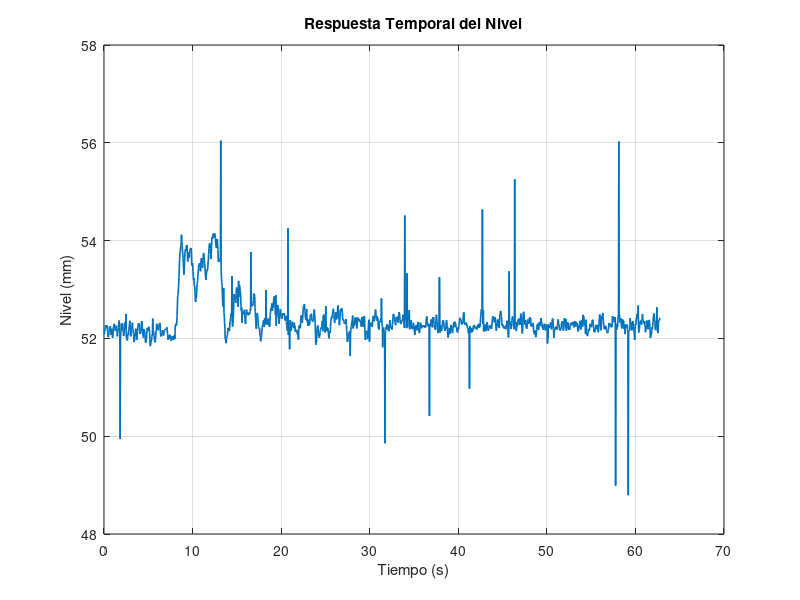
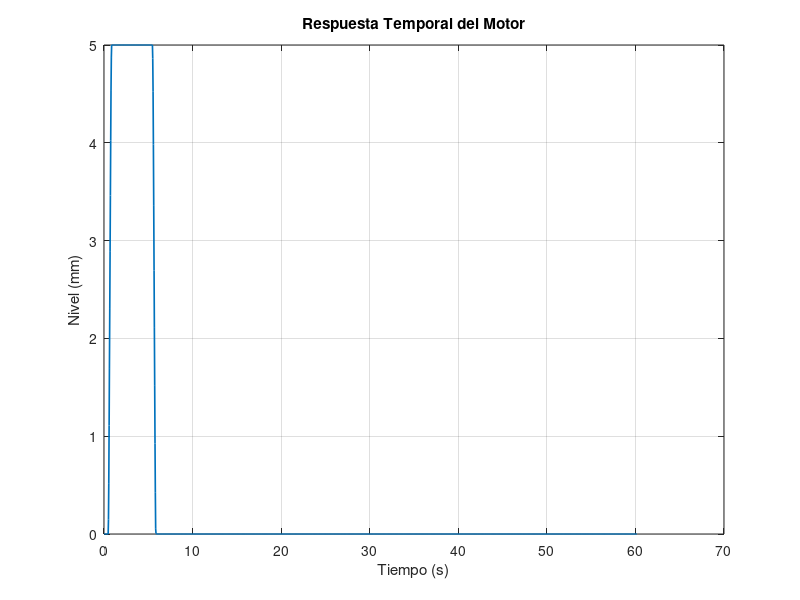
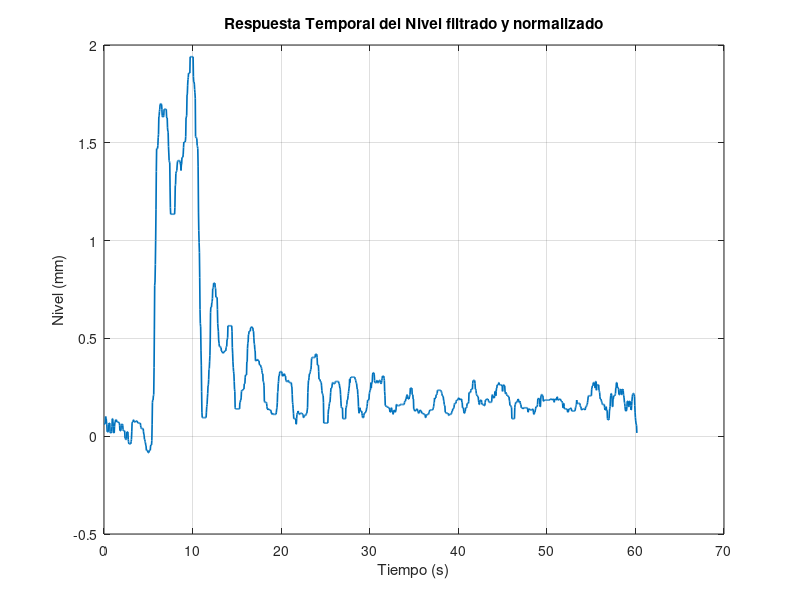

MATLAB code to generate these figures, in order: (Note: this script raises an error after producing the figures.)
clc
clear all
close all
%% Tarea 1: Recoleccion de datos
datos = load('resultados.txt'); 

t = datos(:,1);      
u_ref = datos(:,2);  
x_up = datos(:,3); 
y_dwe = datos(:,4);

Ts = 0.03; 

figure(1);
plot(t, y_dwe, 'LineWidth', 1.2);
title('Respuesta Temporal del Nivel');
xlabel('Tiempo (s)'); 
ylabel('Nivel (mm)');
grid on;

%% Normalización 

norm_u_ref = u_ref - u_ref(1);
norm_x_up = x_up - x_up(1);
norm_y_dwe = y_dwe - y_dwe(1);

%%  Filtrado

y_filt = medfilt1(norm_y_dwe, 25); 
x_filt = medfilt1(norm_x_up, 15);

idx = find(t >= 2.58, 1);
t = t(idx:end) - t(idx); 
du = norm_u_ref(idx:end);
dx = x_filt(idx:end);
dy = y_filt(idx:end);


%%  Análisis Temporal

figure(2);
plot(t, dx, 'LineWidth', 1.2);
title('Respuesta Temporal del Motor');
xlabel('Tiempo (s)'); 
ylabel('Nivel (mm)');
grid on;

figure(3);
plot(t, dy, 'LineWidth', 1.2);
title('Respuesta Temporal del Nivel filtrado y normalizado');
xlabel('Tiempo (s)'); 
ylabel('Nivel (mm)');
grid on;


%%  Datos para identificación

M = iddata(dx, du, Ts);   
G = iddata(dy, dx, Ts);  

%%  Análisis de Frecuencia

m_frec = spa(M);   
g_frec = spa(G);   

% Bode de M(s)
figure(4);
bode(m_frec);
title('Respuesta en Frecuencia M(s) = X_{up} / U_{ref}');
grid on;

% Bode de G(s)
figure(5);
bode(g_frec);
title('Respuesta en Frecuencia G(s) = Y_{dwe} / X_{up}');
grid on;

%% Tarea 2: Identificacion Parametros para PRBS
Ts = 0.030;

omega_f = 10;                   
f = omega_f / (2*pi);           
h_teorico = 1 / (3*f);            
h = max(0.5, h_teorico);          


Tf = 55;                          
N_orden = ceil(log2(Tf/h + 1));   
Mn = 2^N_orden - 1;                

A = 5;                           
n = 2;                            
samples_per_step = round(h / Ts); 

u_prbs_base = idinput(Mn, 'prbs'); 

u_prbs_base = A * u_prbs_base;


u_prbs_expanded = repelem(u_prbs_base, samples_per_step); 
u_prbs = repmat(u_prbs_expanded, n, 1);                   
t_prbs = (0:length(u_prbs)-1)' * Ts;

figure(6);
plot(t_prbs, u_prbs, 'LineWidth', 1.2);
title(sprintf('Señal PRBS Diseñada (h = %.1fs, N = %d, M = %d)', h, N_orden, Mn));
xlabel('Tiempo (s)');
ylabel('Amplitud (mm)');
xlim([0 t_prbs(end)]);
grid on;

%% Tarea 4: Creacion del modelo
% Identificación del Motor M(s) 
np_M = 1; nz_M = 0; 
M_s = tfest(M, np_M, nz_M);


figure(7);
compare(M, M_s);
title('Validación del Motor M(s)');


% Identificación del Canal G(s) 
np_G = 1; nz_G = 0; 
G_s_simple = tfest(G, 1, 0,4.26);

figure(8);
compare(G, G_s_simple);
title('Validación del Canal simple G(s)');
% Identificación del Canal G(z) usando BJ
OBJ = Inf;
orden = [nan nan nan];
for nb = 0 : 4
    for nd = 0 : 4
        for nf = 0 : 2
            sys = bj(G, [nb 0 nd nf 3]);
            obj = sys.Report.Fit.nAIC;
            if obj < OBJ
                OBJ = obj;
                orden = [nb nd nf];
            end
            disp([int2str(nb) ' x ' int2str(nd) ' x ' int2str(nf) ': ' num2str(obj) ' - ' num2str(sys.Report.Fit.FitPercent)])
        end
    end
end

nk_muestras = round(4.26 / Ts); 
ordenes_bj = [3 , 2, 2, 2, nk_muestras]; 
G_z_bj = bj(G, ordenes_bj);
% Paso a modelo continuo
t_sim = (0:Ts:120)';
u_sim = ones(size(t_sim));
G_z_limpio = tf(G_z_bj, 'measured'); 

y_sim_discreta = lsim(G_z_limpio, u_sim, t_sim);
datos_para_s = iddata(y_sim_discreta, u_sim, Ts);
G_s = tfest(datos_para_s, 2, 1, 4.26);

figure(9);
compare(G, G_s);
title('Validación del Canal G(s)');

%% Tarea 5: Analisis dinamico
retardo = 4.26;
[numG,denG] = tfdata(G_s,'v');
[numM,denM] = tfdata(M_s,'v');

[num_pade, den_pade] = pade(retardo, 2);
Pade_tf = tf(num_pade, den_pade);

G_r = tf(numG,denG)*Pade_tf;
[numGr,denGr] = tfdata(G_r,'v');


%Lugar de las raices
La = M_s * G_r; 

figure(10);
rlocus(La);
title('Lugar de las Raíces');
grid on;

%% Tarea 6: PID
G_total = M_s*G_r;

[C_pid, info] = pidtune(G_total, 'PID');

Kp_pid = C_pid.Kp
Ki_pid = C_pid.Ki
Kd_pid = C_pid.Kd

%% Predictor de Smith
polos_G = pole(G_s);
polo_lento = max(polos_G); 
ts_deseado = 20;
tau_cl = ts_deseado / 4; 

G_sin_retardo = tf (G_s.Numerator,G_s.Denominator)
G_total_sin_retardo = M_s * G_sin_retardo;
K_planta = dcgain(G_total_sin_retardo * tf([1 -polo_lento], 1));


Kp_smith = 1 / (K_planta * tau_cl);
Ki_smith = -polo_lento * Kp_smith; 

%Estudio de robustez
retardo_mas50 = 4.26 * 1.5;
[numPade_mas50,denPade_mas50] = pade(retardo_mas50, 2);
Pade_mas50 = tf(numPade_mas50,denPade_mas50);

M_s_mas50 = tf(numM * 1.5, [denM(1), denM(2) * 1.5]);
G_s_mas50 = tf(numG * 1.5, [denG(1), denG(2) * 1.5, denG(3) * 1.5]);

G_total_mas50 =  G_s_mas50 * Pade_mas50;
[numG_mas50, denG_mas50] = tfdata(G_total_mas50, 'v');
[numM_mas50, denM_mas50] = tfdata(M_s_mas50, 'v');

retardo_menos50 = 4.26 * 0.5;
[numPade_menos50,denPade_menos50] = pade(retardo_menos50, 2);
Pade_menos50 = tf(numPade_menos50,denPade_menos50);

M_s_menos50 = tf(numM * 0.5, [denM(1), denM(2) * 0.5]);
G_s_menos50 = tf(numG * 0.5, [denG(1), denG(2) * 0.5, denG(3) * 0.5]);

G_total_menos50 =  G_s_menos50 * Pade_menos50;
[numG_menos50, denG_menos50] = tfdata(G_total_menos50, 'v');
[numM_menos50, denM_menos50] = tfdata(M_s_menos50, 'v');

%% Tarea 7: Control predictivo
s = tf('s');

gp = M_s * G_sin_retardo;
gp.outputdelay = 4.26; 

ftz = c2d(gp, Ts, 'zoh'); 

% Simulación en Espacio de Estados Discreto
sys_ss = ss(ftz);
A_ss = sys_ss.A; B_ss = sys_ss.B; C_ss = sys_ss.C; D_ss = sys_ss.D;
x_planta = zeros(size(A_ss, 1), 1); 

d = ftz.outputdelay; 
P = 350; 
N = 1;  
delta = 3 * eye(P); 
lamda = 15;         

gi = step(ftz, (P + d + 10)*Ts); 
Nm = length(gi) - 1;

% Construcción de la matriz G del DMC
G = zeros(P, N);
G(:,1) = gi(1+d : P+d);
for i = 2:N
    for j = 2:P
        G(j,i) = G(j-1,i-1);
    end
end

% Ganancia óptima del controlador DMC
Mn = inv(G'*delta*G + lamda*eye(N)) * G'*delta;
K1 = Mn(1, :);

nit = 1200; 
u = zeros(1, nit); 
ym = zeros(1, nit); 
r = zeros(1, nit);

% Generación de la rampa 
pendiente = 2 * Ts; 
valor_consigna = 0;
inicio_rampa = 60; 

for k = 1:nit
    if k >= inicio_rampa
        if valor_consigna < 10
            valor_consigna = valor_consigna + pendiente;
            if valor_consigna > 10, valor_consigna = 10; end
        end
        r(k) = valor_consigna;
    else
        r(k) = 0; 
    end
end

duf = zeros(1, Nm);

% Bucle de control
for k = 2:nit
    
    
    ym(k) = C_ss * x_planta + D_ss * u(k-1);
    x_planta = A_ss * x_planta + B_ss * u(k-1);
    
    % Cálculo de la predicción libre f
    f = zeros(1, P);
    for kk = 1:P
        vect_g = zeros(1, Nm); 
        for i = 1:Nm-P
            vect_g(i) = gi(kk+i) - gi(i);
        end
        for i = Nm-P+1:Nm
            vect_g(i) = gi(Nm) - gi(i);
        end
        f(kk) = ym(k) + vect_g*duf';
    end
    
    % Ley de control incremental DMC
    inc_u = K1 * (r(k) - f');
    
    % Apertura acumulada de la compuerta
    u(k) = u(k-1) + inc_u;
    
    % Restricciones físicas de la compuerta (0 a 60 mm)
    if u(k) > 60
        u(k) = 60;
    elseif u(k) < 0
        u(k) = 0;
    end
    
    % Cálculo del incremento real aplicado 
    inc_u_real = u(k) - u(k-1);
    
    % Actualización del histórico de movimientos pasados
    aux_2 = duf(1:Nm-1);
    duf = [inc_u_real, aux_2];
end
% Graficas
t = 0:Ts:(nit-1)*Ts; 

figure(11)
subplot(2,1,1)
plot(t, r, '--b', t, ym, '-r', 'Linewidth', 2.5)
xlabel('Tiempo (s)'); ylabel('Nivel Canal (mm)');
legend('Consigna (y_r)', 'Salida Real (y)', 'Location', 'SouthEast')
grid on; title('Respuesta Suavizada ante Rampa (DMC Optimizado)');

subplot(2,1,2)
plot(t, u, 'b', 'Linewidth', 2.5)
xlabel('Tiempo (s)'); ylabel('Apertura Compuerta (mm)');
legend('Acción de Control (u)')
grid on; title('Señal de Control sin Oscilaciones (0-60 mm)');

%% Tarea 8: Control robusto
%1. Sistema primer orden
K = dcgain(G_total_sin_retardo);     
[y, t] = step(G_total_sin_retardo);
tau = t(find(y >= 0.632 * K, 1));

s = tf('s');
Pade_p = tf([1 -retardo/2 retardo^2/12], [1 retardo/2 retardo^2/12]);
Gp = (K / (tau * s + 1)) * Pade_p;

%Pesos
A_error = 0.001; 
M_pico  = 1.5;   
w_c     = 0.05;  

W1 = (s/M_pico + w_c) / (s + w_c*A_error);
W3 = (s + w_c/10) / (s/10 + w_c*2);

[C_robust, CL, gamma] = mixsyn(Gp, W1, [], W3);

%2. Modelo incierto del 10%
K_inc   = ureal('K_inc', K, 'Percentage', 10);
tau_inc = ureal('tau_inc', tau, 'Percentage', 10);
L_inc   = ureal('L_inc', retardo, 'Percentage', 10);

Pade_incierto = tf([1 -L_inc/2 L_inc^2/12], [1 L_inc/2 L_inc^2/12]);
Gp_incierta = (K_inc / (tau_inc * s + 1)) * Pade_incierto;

Lazo_Abierto_Incierto = C_robust * Gp_incierta;
Sistema_Cerrado_Incierto = feedback(Lazo_Abierto_Incierto, 1);
Fun_Sensibilidad_Incierta = feedback(1, Lazo_Abierto_Incierto);

[stabmarg, wcu] = robuststab(Sistema_Cerrado_Incierto);

[Gm, Pm, Wcg, Wcp] = margin(C_robust * Gp);

MF_min = Pm * stabmarg.UpperBound; 
Ms_max = norm(Fun_Sensibilidad_Incierta, inf);

figure()
hold on;

[G_vertices, info] = usample(Sistema_Cerrado_Incierto, 30); 
t = 0:0.2:100; 

for i = 1:size(G_vertices, 3)
    [y, t_out] = step(G_vertices(:, :, i), t);
    plot(t_out, y, 'Color', [0.75 0.75 0.75], 'LineWidth', 1); 
end

[yp, tp] = step(feedback(C_robust * Gp, 1), t);
plot(tp, yp, 'r', 'LineWidth', 2.5);

grid on;
title('Análisis Robusto H-\infty ante Escalón - Familias de Plantas');
xlabel('Tiempo (segundos)'); 
ylabel('Nivel del Canal (mm)');
legend('Respuestas Inciertas', 'Respuesta', 'Location', 'SouthEast');
